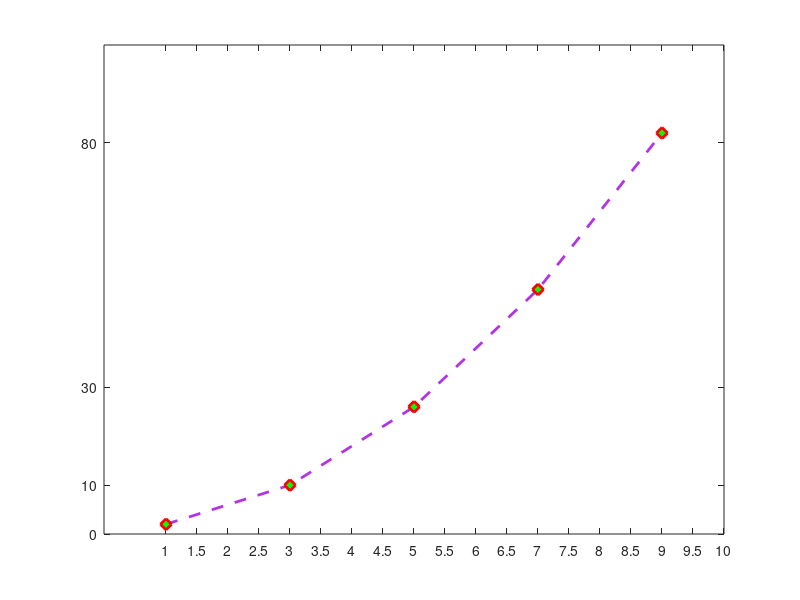
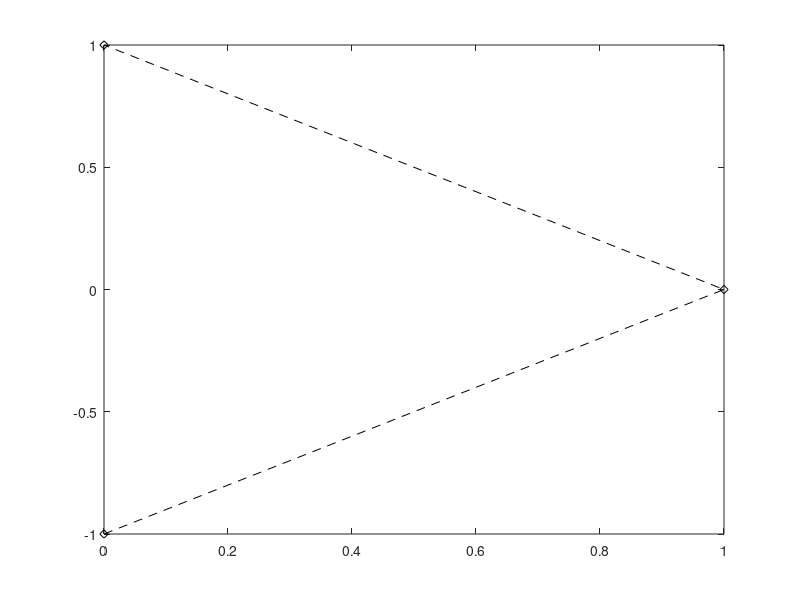
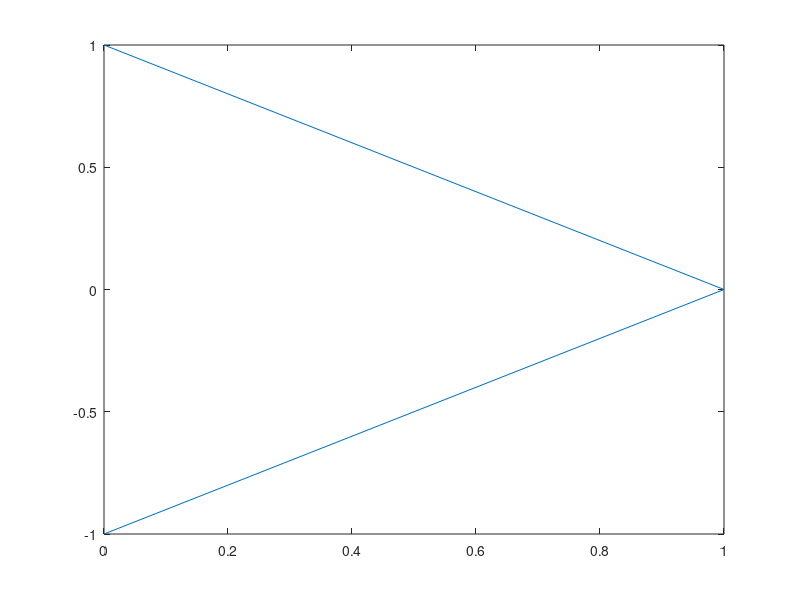

These charts were generated, in order, by the following MATLAB code: (Note: this script raises an error after producing the figures.)
clear
clc

%% line plots
y = [1 3 6 0 1 -1 1];
plot(y)

%% function y vs x
% independent variable (x) should be sorted when plotting functions
x = 1:0.2:10;
y = x.^2 / 5;
plot(x, y) % plot commands overwrite the previous ones by default

%% under approximation -- function
x = 1:3:10;
y = x.^2 / 5;
plot(x, y)

%% piecewise-linear curve
x = [1 0 -1 -0.5];
y = [0 -1 -1 -0.5];
plot(x, y)

%% scatter plots
plot(x, y, 'o')
plot(x, y, 'd')

%% line and marker plots
plot(x, y, 'k--s')

help plot % lists style shorthands

%% multiple plots in the same axis
clear
clc

x = 0:0.2:2;
y = x.^2 + 1;
u = -1:0.3:1;
v = sin(u) + cos(u);

plot(x, y, u, v)

%% multiple plots in the same axis with line/marker styles
plot(x, y, 'b-d', u, v, 'r--^')

%% equivalent to previous plot command
plot(x, y, 'b-d') % overwrites the previous plot command
hold on
plot(u, v, 'r--^') % plot is overlayed over plot contents
hold off

%% multiple plots in the same axis using a loop (for/while)
hold on
for i = 1:3
    y = x.^2 + i + 1;
    plot(x, y)
end
hold off

%% labels
title('y vs x')
xlabel('x[m]')
ylabel('y[m/s]')

%% legend
% order of plot labels is given by order of previous plot commands
% labels must match in number with plots in the axis
legend('f1', 'f2', 'f3', 'f4', 'f5')

%% legend with location - inside the axis
legend('f1', 'f2', 'f3', 'f4', 'f5', 'Location', 'NorthWest')

%% legend with location - outside the axis
legend('f1', 'f2', 'f3', 'f4', 'f5', 'Location', 'NorthWestOutside')

%% axis properties
% set limits for axis
axis([-1.2 2.3 -1 9])

%% set only limits for x
xlim([-1.4 2.4])

%% set only limits for y
ylim([-1 10])

%% equal scaling for x and y axis
axis equal

%% adding padding, e.g., space around displayed data
axis padded

%% removing extra space around displayed data
axis tight

%% remove axis altogether
axis off

%% add axis to back figure
axis on

%% invert the direction for y-axis to point downwards
axis ij

%% no automatic rescaling of axis
axis manual

%% enable automatic rescaling of axis
axis auto

%% figures

figure() % creates new figure
figure() % creates new figure

%% add plot to newly created figure
plot([0 1 0], [-1, 0, 1])

%%
figure(2) % creates or selects figure 2

plot([0 1 0], [-1, 0, 1], 'k--d')

%%
fig = figure(3) % creates or selects figure 3

close(fig) % closes figure 3

%%
close all % closes all figures

%% multiple other matlab visualization options -- explore
% scatter, bar, loglog, semilogx, semilogy, errorbar, polarplot, stemplot,
% boxplot, pie, stairs, area, etc.

%% add grid layer
grid on

%% remove grid layer
grid off

%% subplotting
figure(1)

x = 1:0.25:10;
y = x.^2 + 1;
y2 = x.^2 + 2 * x;

% creates two subplots arranged vectically
subplot(2, 1, 1)   % 2 rows, 1 column, first subfigure
plot(x, y, '--x')  % plot in subplot 1

subplot(2, 1, 2)   % 2 rows, 1 column, second subfigure
plot(x, y2, 'k-d') % plot in subplot 2

%% subplotting

% creates two subplots arranged horizontally
subplot(1, 2, 1)   % 1 rows, 2 column, first subfigure
                   % resets the subplot arrangement
plot(x, y, '--x')  % plot in subplot 1

subplot(1, 2, 2)   % 1 rows, 2 column, second subfigure
                   % does not resets the subplots
plot(x, y2, 'k-d') % plot in subplot 2

%% selecting in subplots
subplot(1, 2, 1)   % 1 rows, 2 column, first subfigure
                   % selects previous subplot 1
hold on
plot(x, y2, 'b-s') % add another plot to axis in subplot 1
hold off

%% subplots arranged as a 2x3 array
for i = 1:2
    for j = 1:3
        subplot(2, 3, (i-1)*3+j)
        plot(x, y + i + j)
    end
end

%% long form line/marker style properties
fig = figure(1)
clf % clear figure

x = 1:2:10;
y = x.^2 + 1;

plot(x, y, 'color', [0.7, 0.2, 0.9], 'LineStyle', '--', 'LineWidth', 2, ...
     'Marker', 'd', 'MarkerSize', 8, 'MarkerEdgeColor', [1, 0, 0], ...
     'MarkerFaceColor', [0, 1, 0])

%% setting axis ticks
xticks(1:0.5:10)
yticks([0, 10, 30, 80, 120])
%% setting axis ticks angles
xtickangle(45)
ytickangle(-45)
%% setting axis ticks format for numbers
xtickformat('%.2f') % real number with 2 decimals after decimal point
%% setting axis ticks format for numbers - 2nd example
xtickformat('%06.2f') % real number with 2 decimals after decimal point,
                      % 6 characters in total (including decimal point)
                      % left padding with 0s
%% setting tick labels
% number of labels must match the number of ticks set
yticklabels({'text 1', 'text 2', 'text 3', 'text 4', 'text 5'})
%% saving a figure to an image file
fig = figure(1)                % get figure object
saveas(fig, 'test_figure.png') % save figure in png image format
%% saving a figure to an image file with additional options
exportgraphics(fig, 'test_figure2.png', 'Resolution', 300,...
               'BackgroundColor', [0, 1, 0])

%% annotation

xline(pi) % vectical line at x = pi
%% vertical line with line style options
xline(2*pi, 'b--', 'LineWidth', 2)

%% horizontal line at 50 with line style options
yline(50, 'r--')

%% text "Annotation" at (5.5, 80)
text(5.5, 80, 'Annotation')
%% text "Annotation" at (5.5, 70) with text style options
text(5.5, 70, 'Annotation', 'FontSize', 14)

%% arrows
annotation('arrow', [0.4, 0.5], [0.30, 0.30]) % horizontal towards right
annotation('arrow', [0.4, 0.5], [0.30, 0.35]) % towards upper right
annotation('arrow', [0.4, 0.5], [0.30, 0.25]) % towards lower right
annotation('arrow', [0.5, 0.4], [0.20, 0.20]) % horizontal towards left
annotation('arrow', [0.0, 0.2], [0.0, 0.2])   % from origin towards upper
                                              % right

%% double arrow
annotation('doublearrow', [0.3, 0.4], [0.50, 0.50])

%% rectangle defined by (x, y, width, height)
annotation('rectangle', [0.7 0.7 0.1 0.1])

%% ellipse enclosed in rectangle defined by (x, y, width, height)
annotation('ellipse', [0.5 0.5 0.1 0.2])
